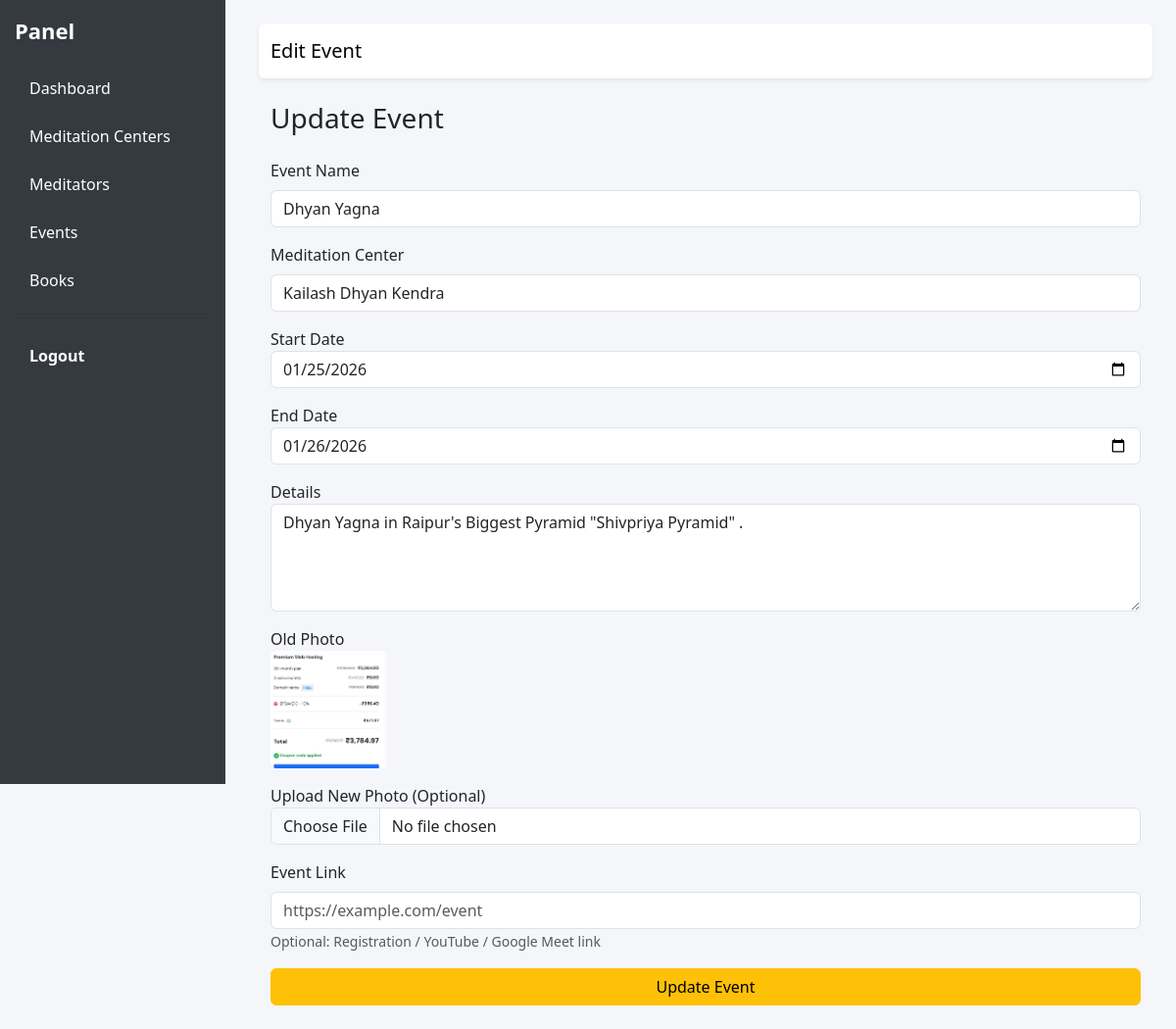
The app's page /admin/edit_event.php?id=11 with its own data.
### tables this page shows
CREATE TABLE `events` (
  `id` int(11) NOT NULL,
  `center_id` int(11) NOT NULL,
  `name` varchar(255) NOT NULL,
  `start_date` date NOT NULL,
  `end_date` date NOT NULL,
  `photo` varchar(255) DEFAULT NULL,
  `link` text NOT NULL,
  `details` text DEFAULT NULL,
  `created_at` timestamp NOT NULL DEFAULT current_timestamp()
);

CREATE TABLE `meditation_centers` (
  `id` int(11) NOT NULL,
  `center_name` varchar(255) DEFAULT NULL,
  `area_id` int(11) DEFAULT NULL,
  `city_id` int(11) DEFAULT NULL,
  `address` text DEFAULT NULL,
  `contact_number` varchar(20) DEFAULT NULL,
  `email` varchar(100) NOT NULL,
  `google_business_url` varchar(255) DEFAULT NULL,
  `youtube_url` varchar(255) DEFAULT NULL,
  `google_map_url` text DEFAULT NULL
);

### admin/edit_event.php (the view, shortened to what this page needs)
<?php
include "../dbcon.php";
$id = intval($_GET['id']);
$stmt = mysqli_prepare($conn, "SELECT * FROM events WHERE id = ?");
mysqli_stmt_bind_param($stmt, "i", $id);
mysqli_stmt_execute($stmt);
$result = mysqli_stmt_get_result($stmt);
$event = mysqli_fetch_assoc($result);
$centers = mysqli_query($conn, "SELECT id, center_name FROM meditation_centers ORDER BY center_name");
?>
<!DOCTYPE html>
<html lang="en">
<head>
    <link href="../assets/dist/css/bootstrap.min.css" rel="stylesheet">
     <link href="../assets/dist/css/admin.css" rel="stylesheet">
</head>
<body>
<?php include "sidebar.php"; ?>
<div class="content p-4">
    <nav class="navbar navbar-light bg-white shadow-sm rounded mb-4">
        <div class="container-fluid">
            <span class="navbar-brand">Edit Event</span>
        </div>
    </nav>
    <div class="container">
        <div class="box">
            <h3 class="mb-4">Update Event</h3>
            <form action="crud/update_event.php" method="POST" enctype="multipart/form-data">
                <div class="mb-3">
                    <label class="form-label">Event Name</label>
                    <input type="text" name="name" class="form-control" value="<?= htmlspecialchars($event['name']); ?>" required>
                </div>
                <div class="mb-3">
    <label class="form-label">Meditation Center</label>
    <select name="center_id" class="form-control" required>
        <?php while ($c = mysqli_fetch_assoc($centers)) { ?>
            <option value="<?= $c['id']; ?>"
                <?= ($c['id'] == $event['center_id']) ? 'selected' : ''; ?>>
                <?= htmlspecialchars($c['center_name']); ?>
            </option>
        <?php } ?>
    </select>
</div>
                <div class="mb-3">
                    <label>Start Date</label>
                    <input type="date" name="start_date" class="form-control" value="<?= $event['start_date']; ?>" required>
                </div>
                <div class="mb-3">
                    <label>End Date</label>
                    <input type="date" name="end_date" class="form-control" value="<?= $event['end_date']; ?>" required>
                </div>
                <div class="mb-3">
                    <label>Details</label>
                    <textarea name="details" rows="4" class="form-control" required><?= $event['details']; ?></textarea>
                </div>
                <div class="mb-3">
                    <label>Old Photo</label><br>
                    <img src="http://localhost/ekta/admin/crud/<?= $event['photo']; ?>"
                         width="120" height="120" style="object-fit:cover;border-radius:5px;">
                </div>
                <div class="mb-3">
                    <label>Upload New Photo (Optional)</label>
                    <input type="file" name="photo" class="form-control" accept="image/*">
                </div>
                <div class="mb-3">
    <label class="form-label">Event Link</label>
    <input
        type="url"
        name="link"
        class="form-control"
        placeholder="https://example.com/event"
        value="<?= htmlspecialchars($event['link'] ?? ''); ?>"
    >
    <small class="text-muted">
        Optional: Registration / YouTube / Google Meet link
    </small>
</div>
                <button class="btn btn-warning w-100">Update Event</button>
            </form>
        </div>
    </div>
</div>
</body>
</html>

### records on screen
events: name "Dhyan Yagna", center_id "Kailash Dhyan Kendra", start_date "01/25/2026", end_date "01/26/2026", details "Dhyan Yagna in Raipur's Biggest Pyramid \"Shivpriya Pyramid\" .", photo (picture)
